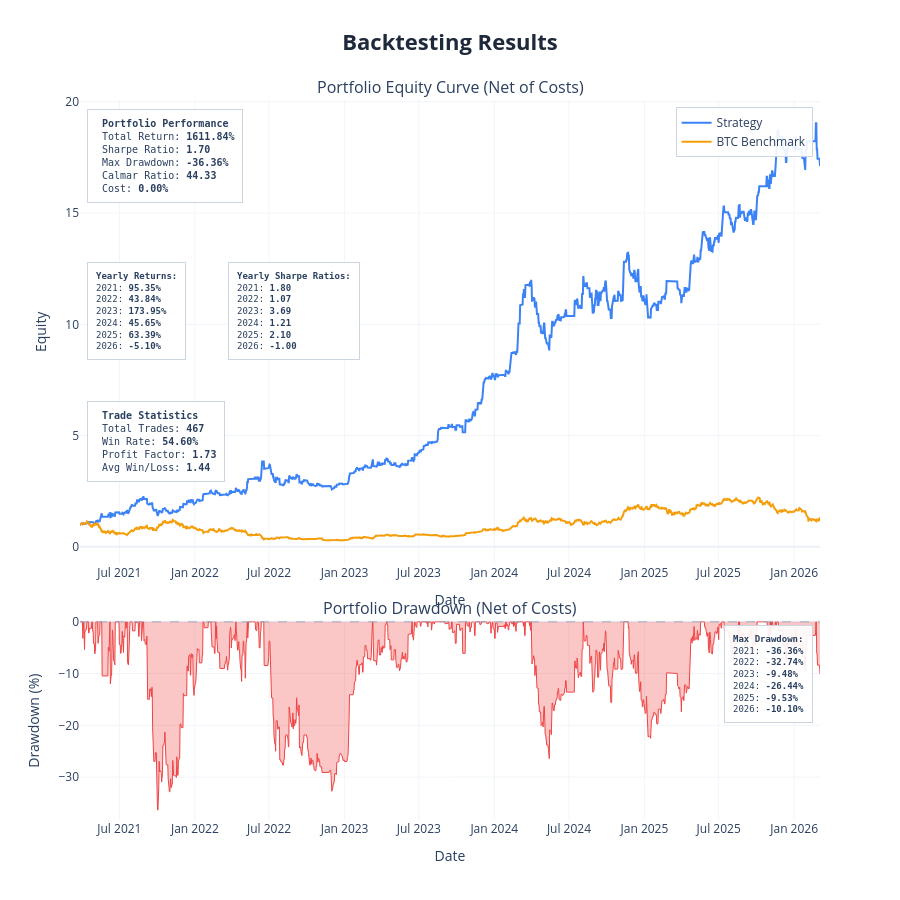
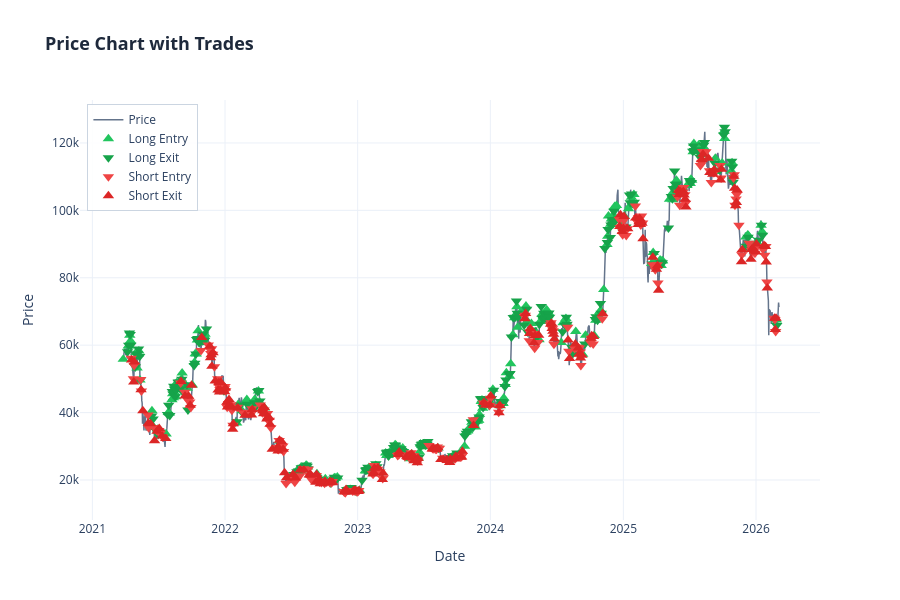

Notebook cell for these charts, in order:
### Markdown cell above
---
## Backtest

| Parameter | Options | Default |
|---|---|---|
| `cost` | Cost per trade as decimal — `0.001` = 0.1% | `0.0` |
| `show_plot` | `True` / `False` | `True` |
| `save_html` | Filename string or `None` | `None` |
| `show_trades` | Overlay entry/exit markers on price chart | `False` |
| `benchmark_data` | DataFrame with `Close` column for buy & hold comparison | same asset |

### Code cell
results = backtest(
    data           = strategy_df,
    cost           = 0.000,
    show_plot      = True,
    save_html      = "moneyin",
    show_trades    = True,
    benchmark_data = None
)

print(f"Return        {results['total_return']*100:>8.2f}%")
print(f"Sharpe        {results['sharpe_ratio']:>8.2f}")
print(f"Max Drawdown  {results['max_drawdown']*100:>8.2f}%")
print(f"Profit Factor {results['profit_factor']:>8.2f}")
print(f"Win Rate      {results['win_rate']*100:>8.2f}%")
print(f"# Trades      {results['num_trades']:>8}")

### Figure 1 — Plotly figure (JSON) as saved in the notebook; plotly's stock layout.template omitted (floating-point values rounded to 4 significant figures; data arrays with more than 128 entries replaced by an {"elided": "..."} marker saying what was removed)
{"data": [{"hovertemplate": "<b>Strategy</b><br>Date: %{x}<br>Equity: %{y:.4f}<extra></extra>", "line": {"color": "#3b82f6", "width": 2}, "mode": "lines", "name": "Strategy", "type": "scatter", "x": {"elided": "1805 str values"}, "xaxis": "x", "y": {"elided": "1805 float values"}, "yaxis": "y"}, {"hovertemplate": "<b>BTC Benchmark</b><br>Date: %{x}<br>Equity: %{y:.4f}<extra></extra>", "line": {"color": "#f59e0b", "width": 2}, "mode": "lines", "name": "BTC Benchmark", "type": "scatter", "x": {"elided": "1805 str values"}, "xaxis": "x", "y": {"elided": "1805 float values"}, "yaxis": "y"}, {"fill": "tozeroy", "fillcolor": "rgba(239, 68, 68, 0.3)", "hovertemplate": "<b>Drawdown</b><br>Date: %{x}<br>Drawdown: %{y:.2f}%<extra></extra>", "line": {"color": "#ef4444", "width": 1}, "mode": "lines", "name": "Drawdown", "showlegend": false, "type": "scatter", "x": {"elided": "1805 str values"}, "xaxis": "x2", "y": {"elided": "1805 float values"}, "yaxis": "y2"}], "layout": {"annotations": [{"font": {"size": 16}, "showarrow": false, "text": "Portfolio Equity Curve (Net of Costs)", "x": 0.5, "xanchor": "center", "xref": "paper", "y": 1, "yanchor": "bottom", "yref": "paper"}, {"font": {"size": 16}, "showarrow": false, "text": "Portfolio Drawdown (Net of Costs)", "x": 0.5, "xanchor": "center", "xref": "paper", "y": 0.276, "yanchor": "bottom", "yref": "paper"}, {"align": "left", "bgcolor": "rgba(255, 255, 255, 0.9)", "bordercolor": "#cbd5e1", "borderpad": 8, "borderwidth": 1, "font": {"family": "monospace", "size": 10}, "showarrow": false, "text": "\n<b>Portfolio Performance</b><br>\nTotal Return: <b>1611.84%</b><br>\nSharpe Ratio: <b>1.70</b><br>\nMax Drawdown: <b>-36.36%</b><br>\nCalmar Ratio: <b>44.33</b><br>\nCost: <b>0.00%</b>\n", "x": 0.01, "xanchor": "left", "xref": "x domain", "y": 0.98, "yanchor": "top", "yref": "y domain"}, {"align": "left", "bgcolor": "rgba(255, 255, 255, 0.9)", "bordercolor": "#cbd5e1", "borderpad": 8, "borderwidth": 1, "font": {"family": "monospace", "size": 9}, "showarrow": false, "text": "<b>Yearly Returns:</b><br>2021: <b>95.35%</b><br>2022: <b>43.84%</b><br>2023: <b>173.95%</b><br>2024: <b>45.65%</b><br>2025: <b>63.39%</b><br>2026: <b>-5.10%</b><br>", "x": 0.01, "xanchor": "left", "xref": "x domain", "y": 0.65, "yanchor": "top", "yref": "y domain"}, {"align": "left", "bgcolor": "rgba(255, 255, 255, 0.9)", "bordercolor": "#cbd5e1", "borderpad": 8, "borderwidth": 1, "font": {"family": "monospace", "size": 9}, "showarrow": false, "text": "<b>Yearly Sharpe Ratios:</b><br>2021: <b>1.80</b><br>2022: <b>1.07</b><br>2023: <b>3.69</b><br>2024: <b>1.21</b><br>2025: <b>2.10</b><br>2026: <b>-1.00</b><br>", "x": 0.2, "xanchor": "left", "xref": "x domain", "y": 0.65, "yanchor": "top", "yref": "y domain"}, {"align": "left", "bgcolor": "rgba(255, 255, 255, 0.9)", "bordercolor": "#cbd5e1", "borderpad": 8, "borderwidth": 1, "font": {"family": "monospace", "size": 10}, "showarrow": false, "text": "\n<b>Trade Statistics</b><br>\nTotal Trades: <b>467</b><br>\nWin Rate: <b>54.60%</b><br>\nProfit Factor: <b>1.73</b><br>\nAvg Win/Loss: <b>1.44</b>\n", "x": 0.01, "xanchor": "left", "xref": "x domain", "y": 0.35, "yanchor": "top", "yref": "y domain"}, {"align": "left", "bgcolor": "rgba(255, 255, 255, 0.9)", "bordercolor": "#cbd5e1", "borderpad": 8, "borderwidth": 1, "font": {"family": "monospace", "size": 9}, "showarrow": false, "text": "<b>Max Drawdown:</b><br>2021: <b>-36.36%</b><br>2022: <b>-32.74%</b><br>2023: <b>-9.48%</b><br>2024: <b>-26.44%</b><br>2025: <b>-9.53%</b><br>2026: <b>-10.10%</b><br>", "x": 0.99, "xanchor": "right", "xref": "x2 domain", "y": 0.98, "yanchor": "top", "yref": "y2 domain"}], "height": 900, "hovermode": "x unified", "legend": {"bgcolor": "rgba(255,255,255,0.9)", "bordercolor": "#cbd5e1", "borderwidth": 1, "x": 0.99, "xanchor": "right", "y": 0.99, "yanchor": "top"}, "shapes": [{"line": {"color": "#94a3b8", "dash": "dash", "width": 1}, "type": "line", "x0": 0, "x1": 1, "xref": "x2 domain", "y0": 0, "y1": 0, "yref": "y2"}], "showlegend": true, "title": {"font": {"color": "#1E293B", "size": 22}, "text": "<b>Backtesting Results</b>", "x": 0.5, "xanchor": "center"}, "xaxis": {"anchor": "y", "domain": [0, 1], "gridcolor": "#f1f5f9", "gridwidth": 1, "showgrid": true, "title": {"text": "Date"}}, "xaxis2": {"anchor": "y2", "domain": [0, 1], "gridcolor": "#f1f5f9", "gridwidth": 1, "showgrid": true, "title": {"text": "Date"}}, "yaxis": {"anchor": "x", "domain": [0.356, 1], "gridcolor": "#f1f5f9", "gridwidth": 1, "showgrid": true, "title": {"text": "Equity"}}, "yaxis2": {"anchor": "x2", "domain": [0, 0.276], "gridcolor": "#f1f5f9", "gridwidth": 1, "showgrid": true, "title": {"text": "Drawdown (%)"}}}}

### Figure 2 — Plotly figure (JSON) as saved in the notebook; plotly's stock layout.template omitted (floating-point values rounded to 4 significant figures; data arrays with more than 128 entries replaced by an {"elided": "..."} marker saying what was removed)
{"data": [{"hovertemplate": "<b>Price</b><br>Date: %{x}<br>Close: $%{y:.2f}<extra></extra>", "line": {"color": "#64748b", "width": 1.5}, "mode": "lines", "name": "Price", "type": "scatter", "x": {"elided": "1805 str values"}, "y": {"elided": "1805 float values"}}, {"hovertemplate": "<b>Long Entry</b><br>Date: %{x}<br>Price: $%{y:.2f}<extra></extra>", "marker": {"color": "#22c55e", "size": 10, "symbol": "triangle-up"}, "mode": "markers", "name": "Long Entry", "type": "scatter", "x": {"elided": "255 str values"}, "y": {"elided": "255 float values"}}, {"hovertemplate": "<b>Long Exit</b><br>Date: %{x}<br>Price: $%{y:.2f}<extra></extra>", "marker": {"color": "#16a34a", "size": 10, "symbol": "triangle-down"}, "mode": "markers", "name": "Long Exit", "type": "scatter", "x": {"elided": "255 str values"}, "y": {"elided": "255 float values"}}, {"hovertemplate": "<b>Short Entry</b><br>Date: %{x}<br>Price: $%{y:.2f}<extra></extra>", "marker": {"color": "#ef4444", "size": 10, "symbol": "triangle-down"}, "mode": "markers", "name": "Short Entry", "type": "scatter", "x": {"elided": "212 str values"}, "y": {"elided": "212 float values"}}, {"hovertemplate": "<b>Short Exit</b><br>Date: %{x}<br>Price: $%{y:.2f}<extra></extra>", "marker": {"color": "#dc2626", "size": 10, "symbol": "triangle-up"}, "mode": "markers", "name": "Short Exit", "type": "scatter", "x": {"elided": "212 str values"}, "y": {"elided": "212 float values"}}], "layout": {"height": 600, "hovermode": "x unified", "legend": {"bgcolor": "rgba(255,255,255,0.9)", "bordercolor": "#cbd5e1", "borderwidth": 1, "x": 0.01, "xanchor": "left", "y": 0.99, "yanchor": "top"}, "showlegend": true, "title": {"font": {"color": "#1E293B", "size": 18}, "text": "<b>Price Chart with Trades</b>"}, "xaxis": {"title": {"text": "Date"}}, "yaxis": {"title": {"text": "Price"}}}}
